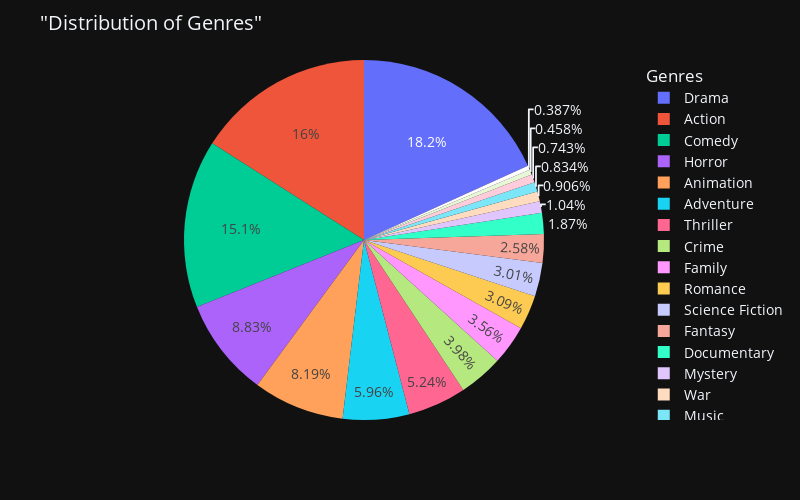

The notebook cell this image was saved under:
### Code cell
Genres= df["Genre"].value_counts().reset_index().rename(columns={"index":"Genre","Genre":"count"})
fig = px.pie(Genres, values='count', names=Genres.Genre,width=800,height=500)

fig.update_layout(
    title=' "Distribution of Genres" ',
    legend_title="Genres",
    font=dict(
        size=14
    )
)
fig.layout.template = 'plotly_dark'

fig.show()

### Figure 1 — Plotly figure (JSON) as saved in the notebook; plotly's stock layout.template omitted (floating-point values rounded to 4 significant figures)
{"data": [{"domain": {"x": [0, 1], "y": [0, 1]}, "hovertemplate": "Genre=%{label}<br>count=%{value}<extra></extra>", "labels": ["Drama", "Action", "Comedy", "Horror", "Animation", "Adventure", "Thriller", "Crime", "Family", "Romance", "Science Fiction", "Fantasy", "Documentary", "Mystery", "War", "Music", "Western", "History", "TV Movie"], "legendgroup": "", "name": "", "showlegend": true, "type": "pie", "values": [1791, 1570, 1484, 868, 805, 586, 515, 391, 350, 304, 296, 254, 184, 102, 89, 82, 73, 45, 38]}], "layout": {"font": {"size": 14}, "height": 500, "legend": {"title": {"text": "Genres"}, "tracegroupgap": 0}, "margin": {"t": 60}, "title": {"text": " \"Distribution of Genres\" "}, "width": 800}}
